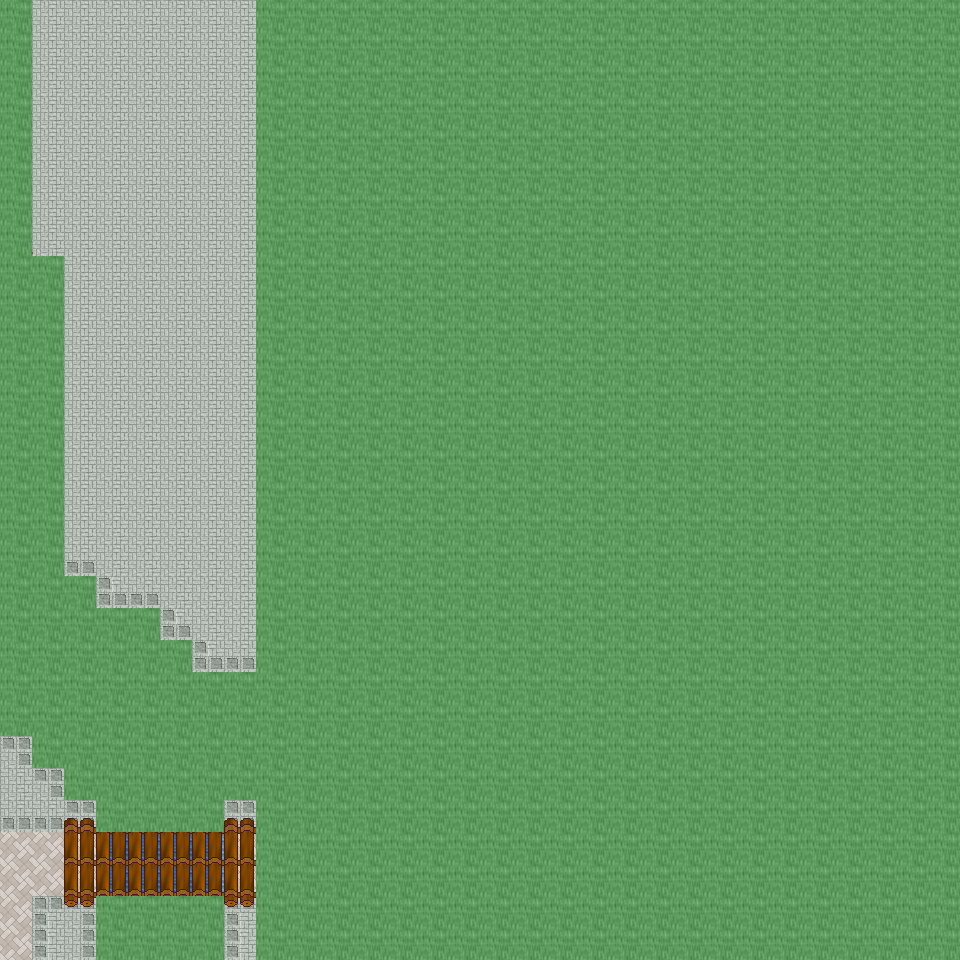

Rendered tile map (Tiled .tmx) drawn with the repository's tilesets; below, a short description and the map source with its tile grids summarised:
An orthogonal 30x30 tile map with 32x32 px tiles, 6 tile layers (Ground, Object, Object2, Above, ...), 25 tilesets and 4 objects (4x mapchange).

<map version="1.0" orientation="orthogonal" renderorder="right-down" width="30" height="30" tilewidth="32" tileheight="32" nextobjectid="5">
  <tileset firstgid="1" name="tileset_ground_ground" tilewidth="32" tileheight="32" tilecount="33" columns="3">
    <image source="../drawable/tileset_ground_ground.png" width="96" height="352" />
  </tileset>
  <tileset firstgid="34" name="tileset_building_castle" tilewidth="32" tileheight="32" tilecount="320" columns="20">
    <image source="../drawable/tileset_building_castle.png" width="640" height="512" />
  </tileset>
  <tileset firstgid="354" name="tileset_furniture_carpet_carpets_2" tilewidth="32" tileheight="32" tilecount="20" columns="4">
    <image source="../drawable/tileset_furniture_carpet_carpets_2.png" width="128" height="160" />
  </tileset>
  <tileset firstgid="374" name="tileset_ground_indoor_tiles" tilewidth="32" tileheight="32" tilecount="8" columns="2">
    <image source="../drawable/tileset_ground_indoor_tiles.png" width="64" height="128" />
  </tileset>
  <tileset firstgid="382" name="tileset_ground_water_pool" tilewidth="32" tileheight="32" tilecount="72" columns="3">
    <image source="../drawable/tileset_ground_water_pool.png" width="96" height="768" />
  </tileset>
  <tileset firstgid="454" name="tileset_ground_ridge_earth_dark" tilewidth="32" tileheight="32" tilecount="96" columns="12">
    <image source="../drawable/tileset_ground_ridge_earth_dark.png" width="384" height="256" />
  </tileset>
  <tileset firstgid="550" name="tileset_logic_collision" tilewidth="32" tileheight="32" tilecount="1" columns="1">
    <image source="../drawable/tileset_logic_collision.png" width="32" height="32" />
  </tileset>
  <tileset firstgid="551" name="tileset_building_wall_stone_grey" tilewidth="32" tileheight="32" tilecount="12" columns="3">
    <image source="../drawable/tileset_building_wall_stone_grey.png" width="96" height="128" />
  </tileset>
  <tileset firstgid="563" name="tileset_building_roof_green" tilewidth="32" tileheight="32" tilecount="20" columns="5">
    <image source="../drawable/tileset_building_roof_green.png" width="160" height="128" />
  </tileset>
  <tileset firstgid="583" name="tileset_ground_ladder_horizontal_dark" tilewidth="32" tileheight="32" tilecount="3" columns="1">
    <image source="../drawable/tileset_ground_ladder_horizontal_dark.png" width="32" height="96" />
  </tileset>
  <tileset firstgid="586" name="tileset_building_house_pink_blue" tilewidth="32" tileheight="32" tilecount="99" columns="11">
    <image source="../drawable/tileset_building_house_pink_blue.png" width="352" height="288" />
  </tileset>
  <tileset firstgid="685" name="tileset_ground_mossy_brick_paving" tilewidth="32" tileheight="32" tilecount="9" columns="3">
    <image source="../drawable/tileset_ground_mossy_brick_paving.png" width="96" height="96" />
  </tileset>
  <tileset firstgid="694" name="tileset_plant_tree_locust_tree" tilewidth="32" tileheight="32" tilecount="20" columns="4">
    <image source="../drawable/tileset_plant_tree_locust_tree.png" width="128" height="160" />
  </tileset>
  <tileset firstgid="714" name="tileset_plant_tree_spruce" tilewidth="32" tileheight="32" tilecount="6" columns="2">
    <image source="../drawable/tileset_plant_tree_spruce.png" width="64" height="96" />
  </tileset>
  <tileset firstgid="720" name="tileset_plant_flower_flowers_mixed" tilewidth="32" tileheight="32" tilecount="16" columns="4">
    <image source="../drawable/tileset_plant_flower_flowers_mixed.png" width="128" height="128" />
  </tileset>
  <tileset firstgid="736" name="tileset_ground_cobbled_paving" tilewidth="32" tileheight="32" tilecount="1" columns="1">
    <image source="../drawable/tileset_ground_cobbled_paving.png" width="32" height="32" />
  </tileset>
  <tileset firstgid="737" name="tileset_plant_flower_daisy_white" tilewidth="32" tileheight="32" tilecount="8" columns="2">
    <image source="../drawable/tileset_plant_flower_daisy_white.png" width="64" height="128" />
  </tileset>
  <tileset firstgid="745" name="tileset_item_postbox" tilewidth="32" tileheight="32" tilecount="4" columns="2">
    <image source="../drawable/tileset_item_postbox.png" width="64" height="64" />
  </tileset>
  <tileset firstgid="749" name="tileset_item_postbox_2" tilewidth="32" tileheight="32" tilecount="2" columns="1">
    <image source="../drawable/tileset_item_postbox_2.png" width="32" height="64" />
  </tileset>
  <tileset firstgid="751" name="tileset_furniture_table_tree_stump_table" tilewidth="32" tileheight="32" tilecount="4" columns="2">
    <image source="../drawable/tileset_furniture_table_tree_stump_table.png" width="64" height="64" />
  </tileset>
  <tileset firstgid="755" name="tileset_plant_stump_int_small_stump" tilewidth="32" tileheight="32" tilecount="1" columns="1">
    <image source="../drawable/tileset_plant_stump_int_small_stump.png" width="32" height="32" />
  </tileset>
  <tileset firstgid="756" name="tileset_plant_grasses" tilewidth="32" tileheight="32" tilecount="6" columns="3">
    <image source="../drawable/tileset_plant_grasses.png" width="96" height="64" />
  </tileset>
  <tileset firstgid="762" name="tileset_building_fence_wooden_brown_fence" tilewidth="32" tileheight="32" tilecount="42" columns="7">
    <image source="../drawable/tileset_building_fence_wooden_brown_fence.png" width="224" height="192" />
  </tileset>
  <tileset firstgid="804" name="tileset_ground_green_paving" tilewidth="32" tileheight="32" tilecount="18" columns="3">
    <image source="../drawable/tileset_ground_green_paving.png" width="96" height="192" />
  </tileset>
  <tileset firstgid="822" name="tileset_building_stone_ruins" tilewidth="32" tileheight="32" tilecount="72" columns="6">
    <image source="../drawable/tileset_building_stone_ruins.png" width="192" height="384" />
  </tileset>
  <layer name="Ground" width="30" height="30">
    <data>[900 cells, 900 non-empty, 12 distinct tile ids]</data>
  </layer>
  <layer name="Object" width="30" height="30">
    <data>[900 cells, 181 non-empty, 28 distinct tile ids]</data>
  </layer>
  <layer name="Object2" width="30" height="30">
    <data>[900 cells, 25 non-empty, 4 distinct tile ids]</data>
  </layer>
  <layer name="Above" width="30" height="30">
    <data>[900 cells, 0 non-empty, 0 distinct tile ids]</data>
  </layer>
  <layer name="Above2" width="30" height="30">
    <data>[900 cells, 0 non-empty, 0 distinct tile ids]</data>
  </layer>
  <layer name="Walkable" width="30" height="30">
    <data>[900 cells, 743 non-empty, 1 distinct tile ids]</data>
  </layer>
  <objectgroup name="MapEvents">
    <object id="1" name="north" type="mapchange" x="32" y="0" width="224" height="32">
      <properties>
        <property name="map" value="0_ados_mountain_n2_w2_x4_y2" />
        <property name="place" value="south" />
      </properties>
    </object>
    <object id="2" name="south" type="mapchange" x="0" y="928" width="96" height="32">
      <properties>
        <property name="map" value="0_ados_mountain_n2_w2_x4_y4" />
        <property name="place" value="north" />
      </properties>
    </object>
    <object id="3" name="south2" type="mapchange" x="224" y="928" width="32" height="32">
      <properties>
        <property name="map" value="0_ados_mountain_n2_w2_x4_y4" />
        <property name="place" value="north2" />
      </properties>
    </object>
    <object id="4" name="west" type="mapchange" x="0" y="736" width="32" height="224">
      <properties>
        <property name="map" value="0_ados_mountain_n2_w2_x3_y3" />
        <property name="place" value="east" />
      </properties>
    </object>
  </objectgroup>
</map>
